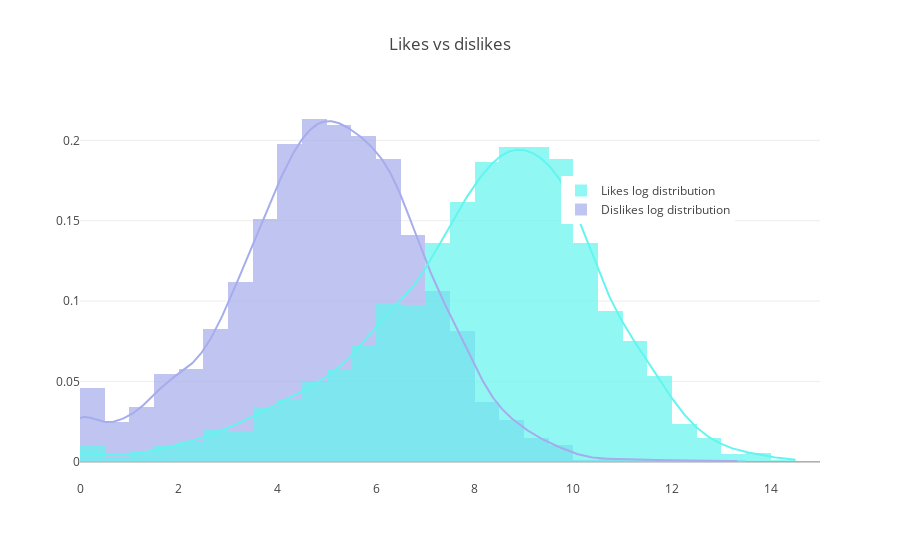

Notebook cell for this chart:
### Markdown cell above
### 2.7. Likes vs dislikes distribution!
<a id="likes_vs_dislikes_distribution"></a>

### Code cell
hist_data = [us_videos_first["dislikes_log"].values, us_videos_first["likes_log"].values]

group_labels = ['Dislikes log distribution', 'Likes log distribution']
colors = ['#A6ACEC', '#63F5EF']

# Create distplot with curve_type set to 'normal'
fig = ff.create_distplot(hist_data, group_labels, colors=colors,
                         bin_size=0.5, show_rug=False)

# Add title
fig['layout'].update(title='Likes vs dislikes', legend=dict(x=0.65, y=0.8))

# Plot!
py.iplot(fig, filename='Hist and Curve')

### Figure 1 — Plotly figure (JSON) as saved in the notebook; plotly's stock layout.template omitted (floating-point values rounded to 4 significant figures; data arrays with more than 128 entries replaced by an {"elided": "..."} marker saying what was removed)
{"data": [{"autobinx": false, "histnorm": "probability density", "legendgroup": "Dislikes log distribution", "marker": {"color": "#A6ACEC"}, "name": "Dislikes log distribution", "opacity": 0.7, "type": "histogram", "x": {"elided": "4416 float values"}, "xaxis": "x1", "xbins": {"end": 13.35, "size": 0.5, "start": 0}, "yaxis": "y1"}, {"autobinx": false, "histnorm": "probability density", "legendgroup": "Likes log distribution", "marker": {"color": "#63F5EF"}, "name": "Likes log distribution", "opacity": 0.7, "type": "histogram", "x": {"elided": "4416 float values"}, "xaxis": "x1", "xbins": {"end": 14.54, "size": 0.5, "start": 0}, "yaxis": "y1"}, {"legendgroup": "Dislikes log distribution", "marker": {"color": "#A6ACEC"}, "mode": "lines", "name": "Dislikes log distribution", "showlegend": false, "type": "scatter", "x": {"elided": "500 float values"}, "xaxis": "x1", "y": {"elided": "500 float values"}, "yaxis": "y1"}, {"legendgroup": "Likes log distribution", "marker": {"color": "#63F5EF"}, "mode": "lines", "name": "Likes log distribution", "showlegend": false, "type": "scatter", "x": {"elided": "500 float values"}, "xaxis": "x1", "y": {"elided": "500 float values"}, "yaxis": "y1"}], "layout": {"barmode": "overlay", "hovermode": "closest", "legend": {"traceorder": "reversed", "x": 0.65, "y": 0.8}, "title": "Likes vs dislikes", "xaxis1": {"anchor": "y2", "domain": [0, 1], "zeroline": false}, "yaxis1": {"anchor": "free", "domain": [0, 1], "position": 0}}}
